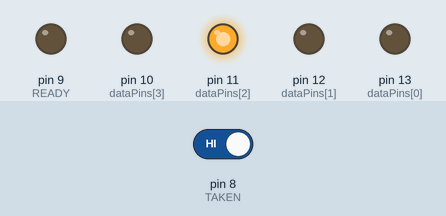
Recording of a sketch running on a simulated Arduino Uno, built with avr-gcc and run on an emulated ATmega328P. Parts: output pins drawn as LEDs (lit = HIGH). The test bench sets the inputs (shaded band); at power-on: pin 8 (TAKEN) HIGH.

Above: at 1.2 s.
1.3 s: pin 8 (TAKEN) driven LOW
At 2.0 s:
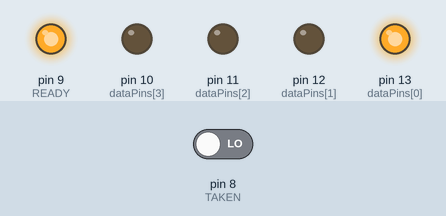
2.8 s: pin 8 (TAKEN) driven HIGH
At 3.6 s:
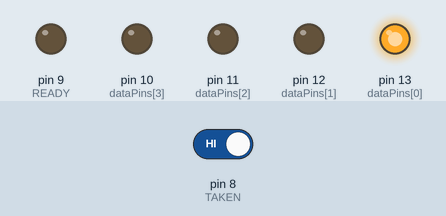
4.3 s: pin 8 (TAKEN) driven LOW
At 6.7 s:
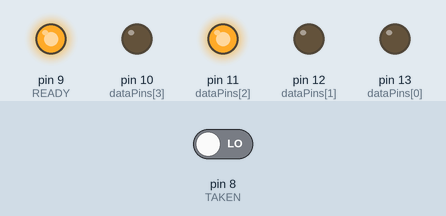
Timing chart, 0 to 8.2 s (numbered marks = the images above; inputs shaded):
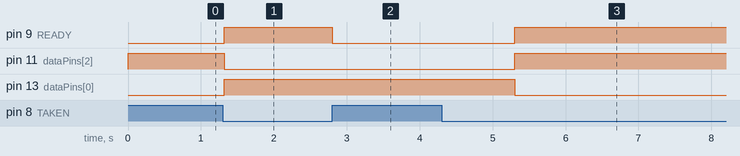

Measured:
- after the input at 1.3 s, pin 9 (READY), pin 13 (dataPins[0]): LOW → HIGH at once; pin 11 (dataPins[2]): HIGH → LOW at once
- after the input at 2.8 s, pin 9 (READY): HIGH → LOW at once
- after the input at 4.3 s, pin 9 (READY), pin 11 (dataPins[2]): LOW → HIGH after 1.0 s; pin 13 (dataPins[0]): HIGH → LOW after 1.0 s

The sketch:

Arduino_Trasmettitore.ino
```cpp
// --- PIN DEFINITIONS ---
const int dataPins[4] = {13, 12, 11, 10};  // D3 D2 D1 D0
const int READY = 9;                       // TX → RX
const int TAKEN = 8;                       // RX → TX

void setup() {
  for (int i = 0; i < 4; i++) {
    pinMode(dataPins[i], OUTPUT);
  }

  pinMode(READY, OUTPUT);
  pinMode(TAKEN, INPUT);

  digitalWrite(READY, LOW);
}

void sendNibble(byte val) {
  // Metto il dato sulle 4 linee
  for (int i = 0; i < 4; i++) {
    digitalWrite(dataPins[i], (val >> i) & 1);
  }

  // READY = 1 → dato pronto
  digitalWrite(READY, HIGH);

  // Aspetta RX che alzi TAKEN
  while (digitalRead(TAKEN) == LOW);

  // READY = 0 → operazione finita
  digitalWrite(READY, LOW);

  // Aspetta che TAKEN torni a 0
  while (digitalRead(TAKEN) == HIGH);


}

void loop() {
  // Esempio: invio il carattere 'A' (0x41 → 0100 0001)
  byte ch = 'A';

  // Invio nibble alto (0100)
  sendNibble((ch >> 4) & 0x0F);

  delay(20);

  // Invio nibble basso (0001)
  sendNibble(ch & 0x0F);

  delay(1000); // 1 secondo tra invii
}
```
